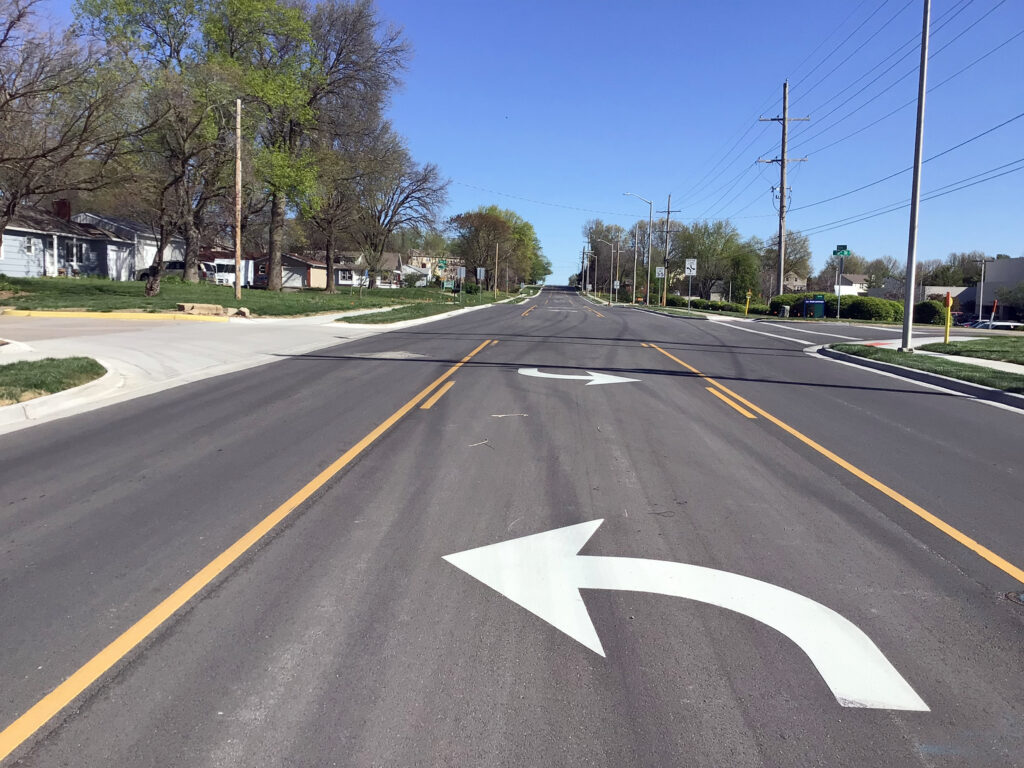
#> input picture DataSet/laneA.jpg, 1024 x 768 px, found by its file name
$ jupyter execute LaneDetectionProject.ipynb   (shell and % lines are left out)
#> lines starting #> are read from the running program, lines starting #| are printed output that depends on the picture; after the words box and inside, x2 and y2 are one past the last pixel; in counts of white or black regions, pixels touching at a corner belong together
<a href="https://colab.research.google.com/github/CuciureanuDan/Lane-Detection-Project/blob/main/LaneDetectionProject.ipynb" target="_parent"></a>

##  Detection of lane markers

---

*   **Objective:** Develop an application in Python  to detect lane markers in images using numerical processing techniques, specifically leveraging the Hough Transform algorithm.

*   **Brief description:**
In driver assistance systems, lane detection plays a crucial role in enhancing road safety. Accurate lane detection can alert drivers if they unintentionally drift out of their lane or provide information about upcoming turns, whether they are mild or sharp. This project utilizes the Hough Transform algorithm to detect lane markers in images. The Hough Transform identifies lines by accumulating votes in a parameter space, followed by detecting peaks that indicate potential lines in the image, ensuring reliable and efficient lane detection.

In this project we will work with some libraries frequently used in image processing. For example, to display  images  or some graphics,we will use *matplotlib*. For reading and displaying images in common formats(e.g., JPEG,PNG) we will use *matplotlib.image*. We will also use *numpy* for numerical operations on matrices.

[cell 1]
import matplotlib.pyplot as plt
import matplotlib.image as mpimg
from google.colab import files
from google.colab.patches import cv2_imshow
import numpy as np
import cv2

If the code runs successfully, no message will be displayed.

Firstly, we need to select the image we want to open. We'll use the *upload* function from the files module of the already imported google.colab package. After selecting the file, its name will be stored in the variable uploaded, and then assigned to imgFileName, as shown in the following cell:

[cell 2]
uploaded = files.upload()
#> the answer given: laneA.jpg
imgFileName=list(uploaded.keys())[0]

Later we will read the image we chose using the *imread* function. When calling this function, we will specify the library it belongs to(in our case cv2).

[cell 3]
ImgIn = cv2.imread(imgFileName)
#> ImgIn is the input picture: shape (768, 1024, 3); mean B, G, R 140.8, 128.2, 123.4
if ImgIn is None:
  print("The image cannot be opened, or no image with the specified name was found.")

In this part of the code, we will display the type and dimensions of the image, then we will convert the image to grayscale using *cv2.cvtColor* and display both versions of the image. For analyzing the distribution of pixel intensities in the image we called the *hist* function.

[cell 4]
print('This image is:', type(ImgIn), 'with dimesions:', ImgIn.shape)
#| This image is: <class 'numpy.ndarray'> with dimesions: (768, 1024, 3)
ImgIn_gray = cv2.cvtColor(ImgIn, cv2.COLOR_BGR2GRAY) # Conversion to gray

fig, axes = plt.subplots(2, 2, figsize = (12,8))
axes[0,0].imshow(cv2.cvtColor(ImgIn, cv2.COLOR_BGR2RGB))
axes[0,0].axis('off')
axes[0,0].set_title("Original Image (Color)")
axes[0,1].imshow(ImgIn_gray, cmap='gray')
axes[0,1].set_title("Grayscale Image")
axes[0,1].axis('off')
axes[1,0].hist(ImgIn_gray.ravel(),256,[0,255])
axes[1,0].set_title("Histogram for grayscale image")
axes[1,1].axis('off')

plt.show()
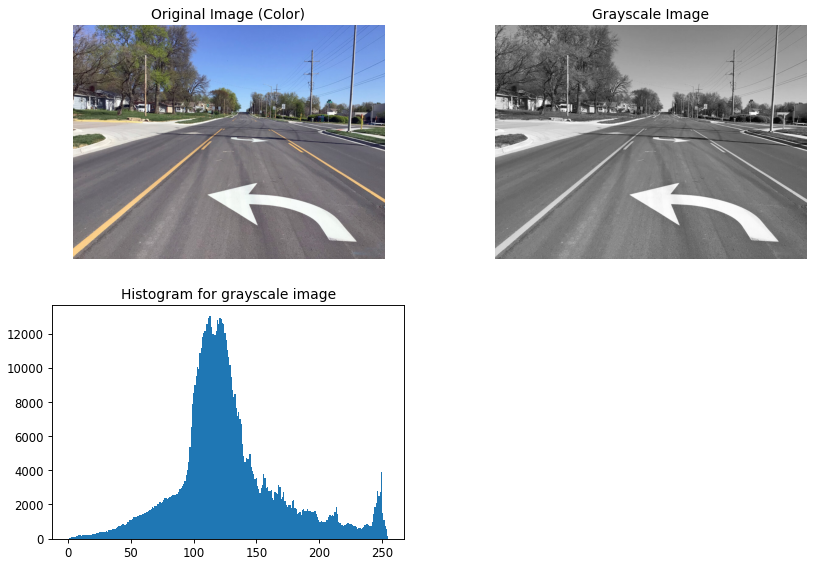
#> figure drawn by matplotlib, 3 panels; panel 3: tallest bar 12999 high, from x = 112.6 to 113.6

Identifying as many edges as possible in an image is the key to an efficient algorithm. So, it is important to eliminate any noise that may cause false edges, which can negatively impact edge detection. To reduce noise we will apply a filter known as Gaussian Blur.

[cell 5]
ImgIn_gray_blur = cv2.GaussianBlur(ImgIn_gray, (5, 5), 0)

plt.figure()
plt.imshow(ImgIn_gray_blur, cmap='gray')
plt.title('Image with Noise Reduction')
plt.axis('off')
plt.show()

Now we apply the Canny edge detection algorithm on `ImgIn_gray_blur`. The method uses two thresholds: `t_lower` and `t_upper` , which determine the sensitivity for detecting edges. It calculates gradients using a Sobel operator with an `aperture_size` of 3 (by default). Areas with strong intensity changes (gradients) are marked as edges, producing a binary image `ImgIn_canny`, where edges appear as white lines on a black background. The result is showing prominent contours and boundaries.

[cell 6]
t_lower = 50  # Lower Threshold
t_upper = 150  # Upper threshold
aperture_size = 3  # Aperture size

ImgIn_canny = cv2.Canny(ImgIn_gray_blur, t_lower, t_upper, apertureSize=aperture_size)
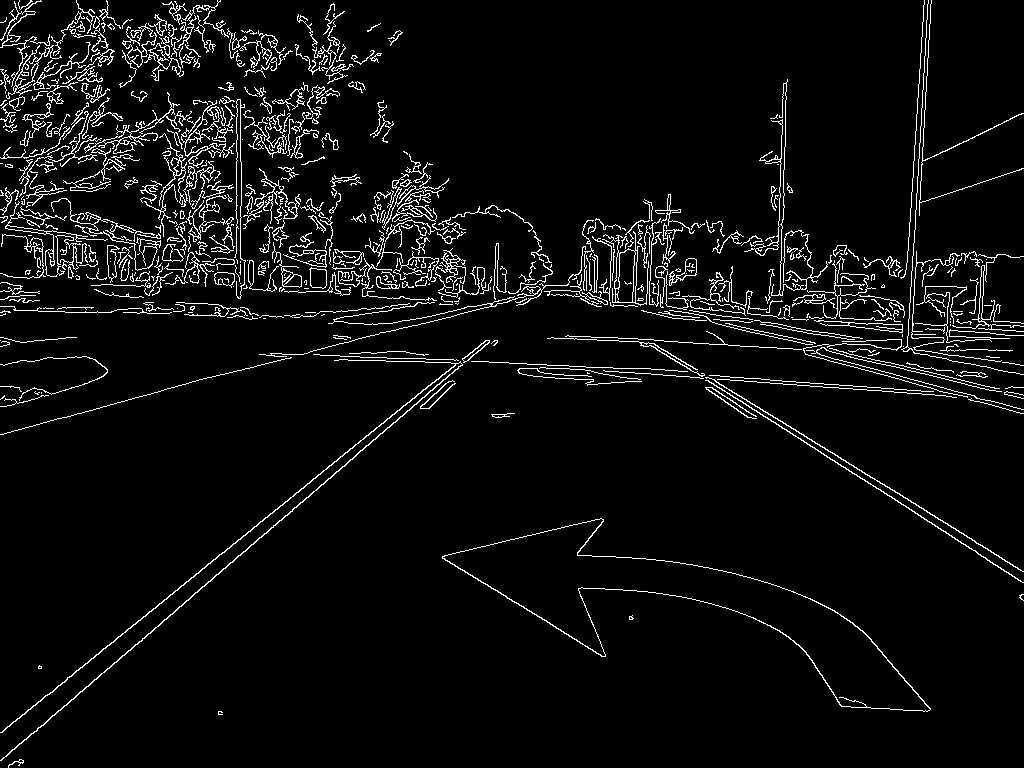
#> ImgIn_canny: shape (768, 1024); 5.2% white in thin lines or dots

plt.figure()
plt.imshow(ImgIn_canny, cmap='gray')
plt.title('Image with Canny Method')
plt.axis('off')
plt.show()

Displaying the Canny edge-detected image with coordinate axes helps identify the pixel coordinates needed for selecting a Region of Interest (ROI). This visualization aids in precisely defining the area of the image containing lane markers, reducing noise and irrelevant features. Using the axes, we can easily determine the coordinates for creating a polygonal mask, focusing the analysis on the lane area and improving edge detection accuracy.

[cell 7]
plt.imshow(ImgIn_canny, cmap='gray')
plt.show()

In this step, we create a binary mask using a polygon defined by specific vertices. The mask helps isolate the Region of Interest (ROI) where lane markers are expected. The polygon is constructed using four points: the bottom-left, bottom-right, top-right, and top-left corners, forming a trapezoidal shape. This shape is chosen based on the typical perspective view of road lanes.

The mask is generated using the `cv2.fillPoly` function, which fills the specified polygon with white (255) on a black (0) background of the same size as the Canny edge-detected image (`ImgIn_canny`). The resulting mask highlights the area of interest while filtering out irrelevant parts of the image. When visualized, this mask shows only a trapezoid on a black/magenta background, indicating the region where further lane detection analysis will be focused.

[cell 8]
height = ImgIn_canny.shape[0]
polygons = np.array([ [(150, height), (900, height),(530, 330), (400, 330)] ]) # left side, right side, right middle, left middle
#polygons = np.array([ [(200, height), (1150, height), (650, 350)]]) # left right [midlle and height]
mask = np.zeros_like(ImgIn_canny)
cv2.fillPoly(mask, polygons, 255)
#> mask: shape (768, 1024); 24.6% white; 1 white region, box (x1, y1, x2, y2) and area: (150, 330, 901, 768) 193158

plt.imshow(mask)
plt.show()

In this step, we apply the mask to the Canny edge-detected image using a bitwise AND operation with `cv2.bitwise_and`. The `masked_image` is the result of combining `ImgIn_canny` and the mask, keeping only the pixels within the polygonal Region of Interest (ROI).

This operation filters out everything outside the trapezoidal mask, leaving only the edges within the ROI visible. It effectively isolates the lane lines from the rest of the image, reducing noise and irrelevant features. Visualizing the `masked_image` shows the detected edges confined to the ROI, making the subsequent lane detection process more efficient and accurate.

[cell 9]
masked_image = cv2.bitwise_and(ImgIn_canny, mask)
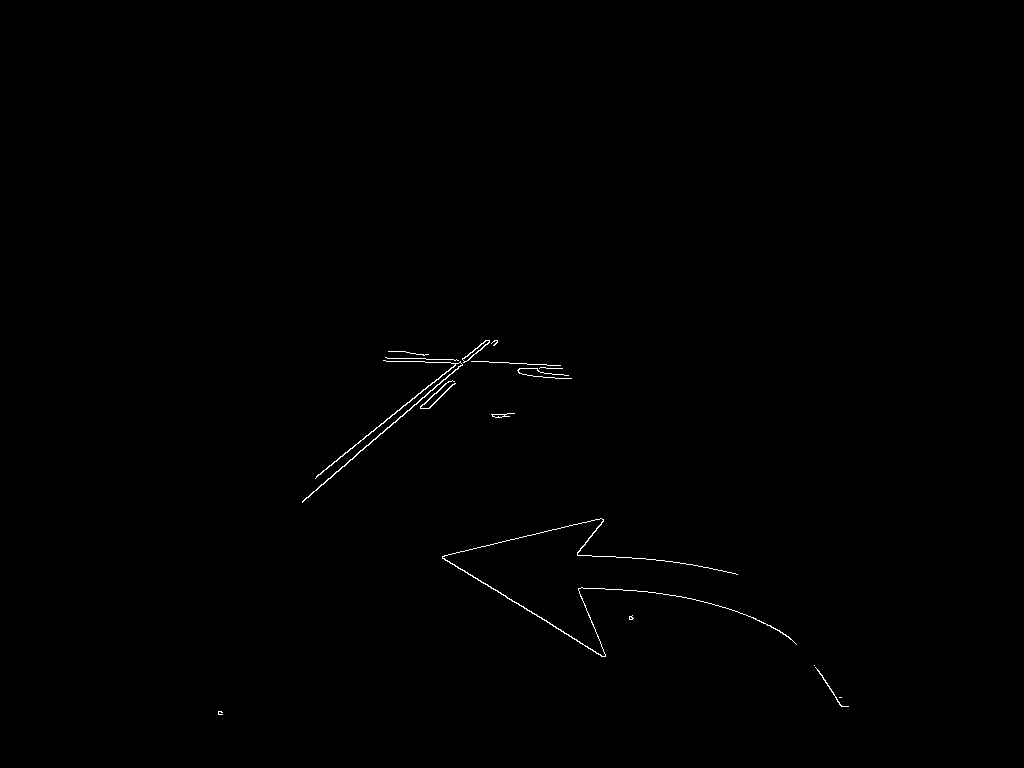
#> masked_image: shape (768, 1024); 0.29% white in thin lines or dots, all inside (x1, y1, x2, y2) = (218, 340, 849, 715)

plt.imshow(masked_image)
plt.show()

masked_copy = np.copy(masked_image)

This line of code detects lines in an image using the Probabilistic Hough Line Transform, that is a more efficient implementation of the Hough Line Transform. It gives as output the extremes of the detected lines (x<sub>0</sub>,y<sub>0</sub>,x<sub>1</sub>,y<sub>1</sub>). Each parameter can be modified based on the input image:

`cv.HoughLinesP(	image, rho, theta, threshold[, lines[, minLineLength[, maxLineGap]]]	)`

- `image` is the input image, usually a binary image (e.g., result of edge detectection, `masked_image` in our case).

- `rho` represents the distance resolution in pixels of Hough accumulator. Lower values (e.g., *1*) increase the precision of line detection but may introduce noise, Higher values(e.g., *3 or more*) reduce sensitivity and detect fewer, more prominent lines.

- `theta` represents the angular resolution in radians (default is *np.pi/180*, equivalent to 1 degree). Decreasing this value (e.g., *np.pi/360*) increases angular precision, while increasing it (e.g., *np.pi/90*) reduces precision but speeds up processing.

- `threshold` parameter (default is *150*) defines the minimum number of votes needed to detect a line. Lowering this value (e.g., *100*) makes the detection more sensitive, while increasing it (e.g., *200*) makes it more conservative, detecting fewer lines.

- `lines` is typically an empty array (`np.array([])`) where the detected lines will be stored.
- `minLineLength` (default is *50*) specifies the minimum length of a line in pixels. Increasing this value (e.g., *70*) filters out shorter, potentially noisy lines, while decreasing it (e.g., *30*) allows shorter lines to be detected.
- `maxLineGap` (default is *5*) is the maximum distance between line segments to be considered part of the same line. Higher values (e.g., *10*) merge nearby segments into longer lines, while lower values (e.g., *2*) keep segments separate even if they are close.

[cell 10]
lines = cv2.HoughLinesP(masked_image, 1, np.pi/180, 40, np.array([]), minLineLength=40, maxLineGap=20)
#> lines = 18 rows, first 6: [302, 502, 464, 361], [316, 477, 485, 340], [442, 557, 527, 610], [487, 584, 603, 656], [442, 556, 582, 522], [385, 357, 552, 365]

This code creates a blank image (`line_img`) of the same size as `masked_image`, with 3 color channels (uint8 type). It defines the line color as red ([255, 0, 0]) and thickness as 2. The for loop iterates over each detected line, extracting the coordinates (x1, y1, x2, y2) and drawing the line on `line_img` using `cv2.line()`.

[cell 11]
line_img = np.zeros((masked_image.shape[0], masked_image.shape[1], 3), dtype=np.uint8) # check dtype ?

color = [255, 0, 0] # red color
thickness = 5 # line thickness

for line in lines:
    for x1, y1, x2, y2 in line:
        cv2.line(line_img, (x1, y1), (x2, y2), color, thickness)
#> this loop made 18 passes

plt.imshow(line_img)

---
This is the final version of the original image with the detected traffic lanes overlaid, providing a clear visualization of the results.

[cell 12]
# Convert the single-channel grayscale image to a 3-channel grayscale image
gray_img_3ch = cv2.cvtColor(ImgIn_gray, cv2.COLOR_GRAY2BGR)

img_with_lines_color = cv2.addWeighted(cv2.cvtColor(ImgIn, cv2.COLOR_BGR2RGB), 0.8, line_img, 1, 0)
img_with_lines_gray = cv2.addWeighted(gray_img_3ch, 0.8, line_img, 1, 0)


fig, axes = plt.subplots(1, 3, figsize = (20,10))
axes[0].imshow(cv2.cvtColor(ImgIn, cv2.COLOR_BGR2RGB))
axes[0].axis('off')
axes[0].set_title("Original Image (Color)")
axes[1].imshow(img_with_lines_color, cmap='gray')
axes[1].set_title("Final image  Color")
axes[1].axis('off')
axes[2].imshow(img_with_lines_gray, cmap='gray')
axes[2].set_title("Final image Gray")
axes[2].axis('off')
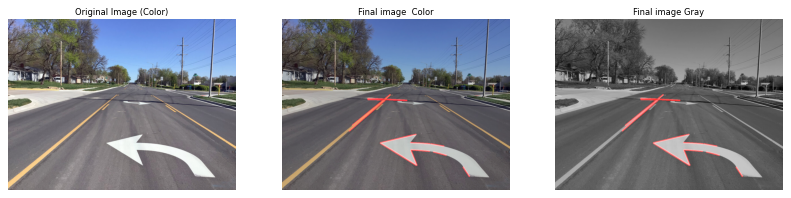
#> figure drawn by matplotlib, 3 panels; B, G, R data is drawn as R, G, B

To download the processed image, you can save it to a file using `cv2.imwrite()` and then use `files.download()` to trigger the download. This will create a download link for the image, allowing you to save it to your local computer.

[cell 13]
# Save the image
cv2.imwrite('/content/final_image5.png', cv2.cvtColor(img_with_lines_color, cv2.COLOR_BGR2RGB))
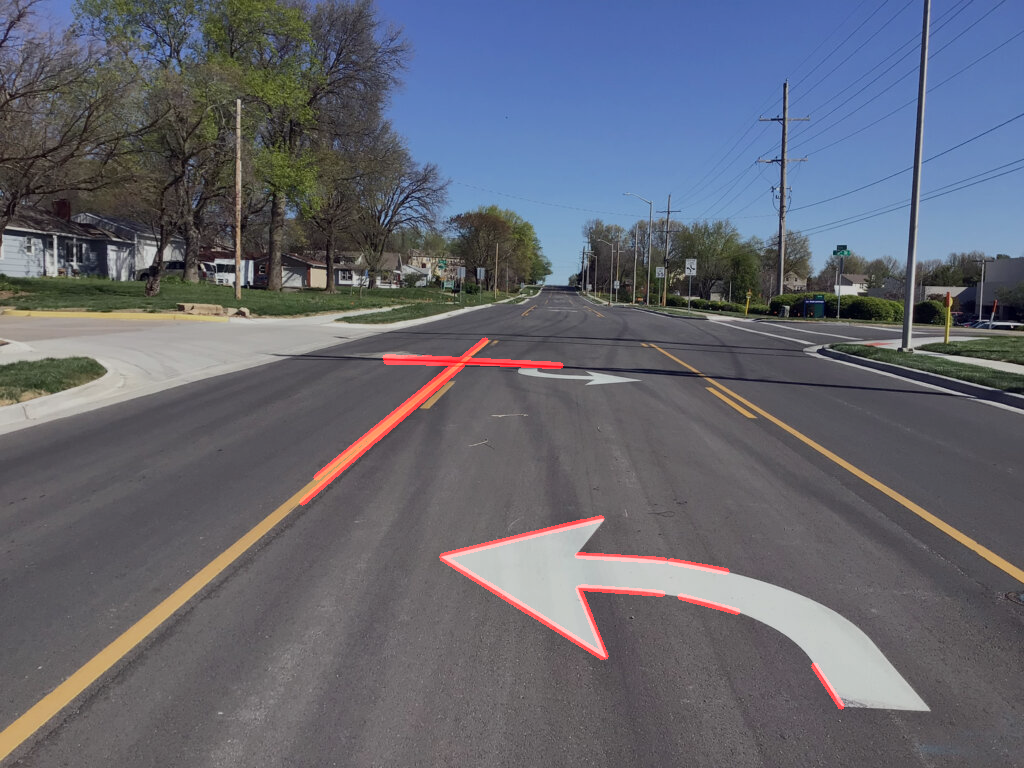
#> saved as final_image5.png: shape (768, 1024, 3); mean B, G, R 112.6, 102.5, 100.3

# Trigger the download
files.download('/content/final_image5.png')

$ run again, on DataSet/laneB2.jpg
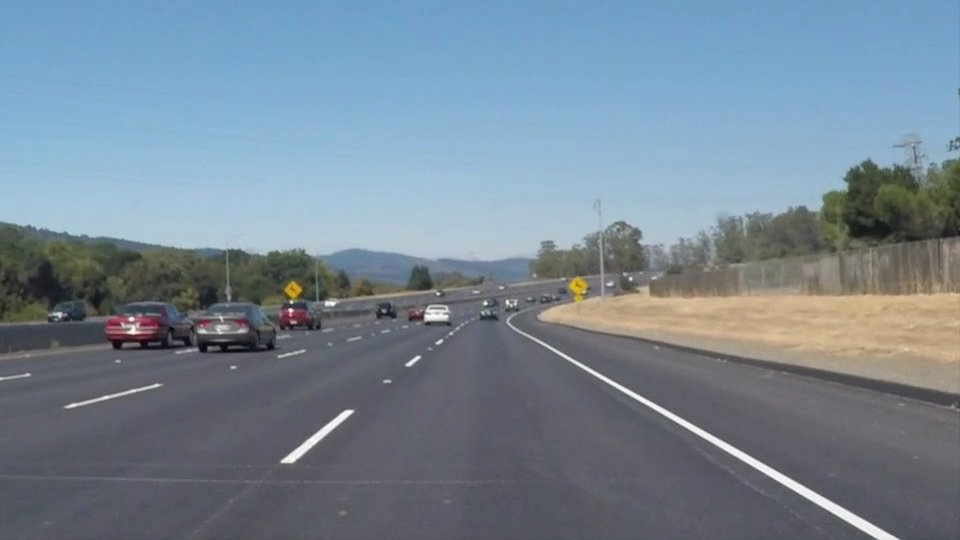
#> input picture DataSet/laneB2.jpg, 960 x 540 px, found by its file name
#> ImgIn is the input picture: shape (540, 960, 3); mean B, G, R 148.1, 134.5, 118.5
#| This image is: <class 'numpy.ndarray'> with dimesions: (540, 960, 3)
#> `ImgIn_canny = cv2.Canny(ImgIn_gray_blur, t_lower, t_upper, apertureSiz..`:
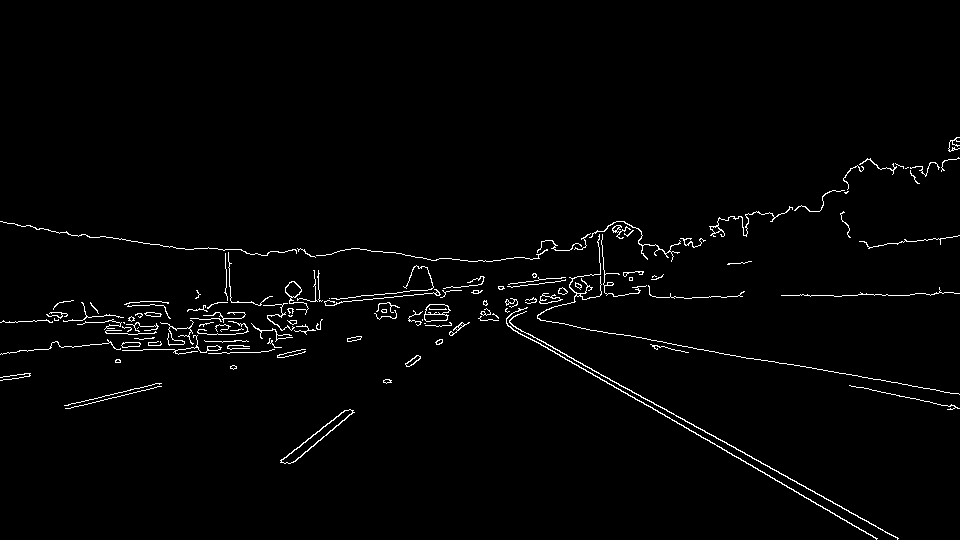
#> ImgIn_canny: shape (540, 960); 1.7% white in thin lines or dots, all inside (x1, y1, x2, y2) = (0, 137, 960, 540)
#> mask: shape (540, 960); 17.8% white; 1 white region, box (x1, y1, x2, y2) and area: (151, 330, 900, 540) 92500
#> masked_image: shape (540, 960); 0.29% white in thin lines or dots, all inside (x1, y1, x2, y2) = (280, 330, 899, 540)
#> lines = [[521, 330, 897, 538], [517, 331, 877, 538], [528, 333, 898, 538], [388, 382, 439, 339], [292, 462, 354, 412], [536, 341, 846, 520], [280, 460, 344, 410], [281, 460, 346, 410], [290, 463, 353, 412]]
#> the loop `for line in lines:` made 9 passes
#> `cv2.imwrite('/content/final_image5.png', cv2.cvtColor(img_with_lines_c..`:
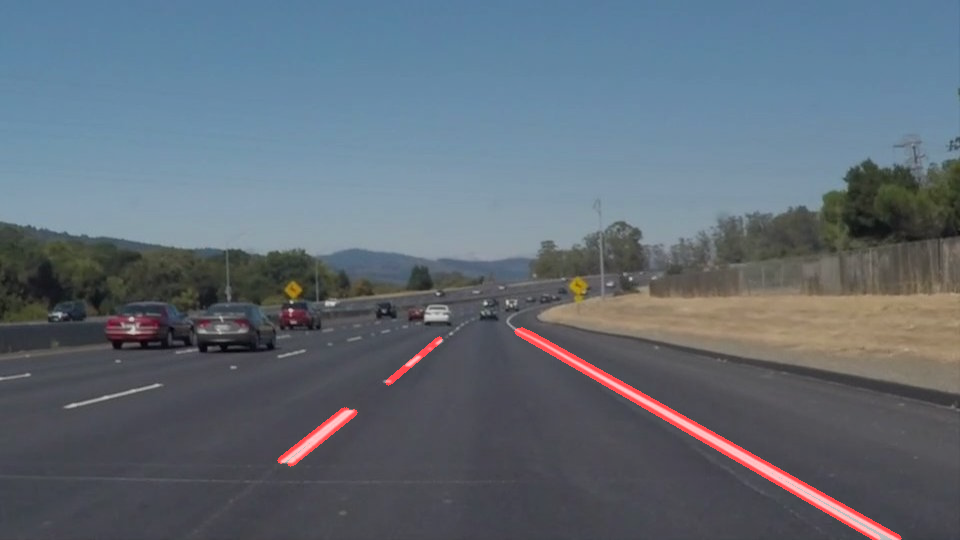
#> saved as final_image5.png: shape (540, 960, 3); mean B, G, R 118.5, 107.6, 96.8
